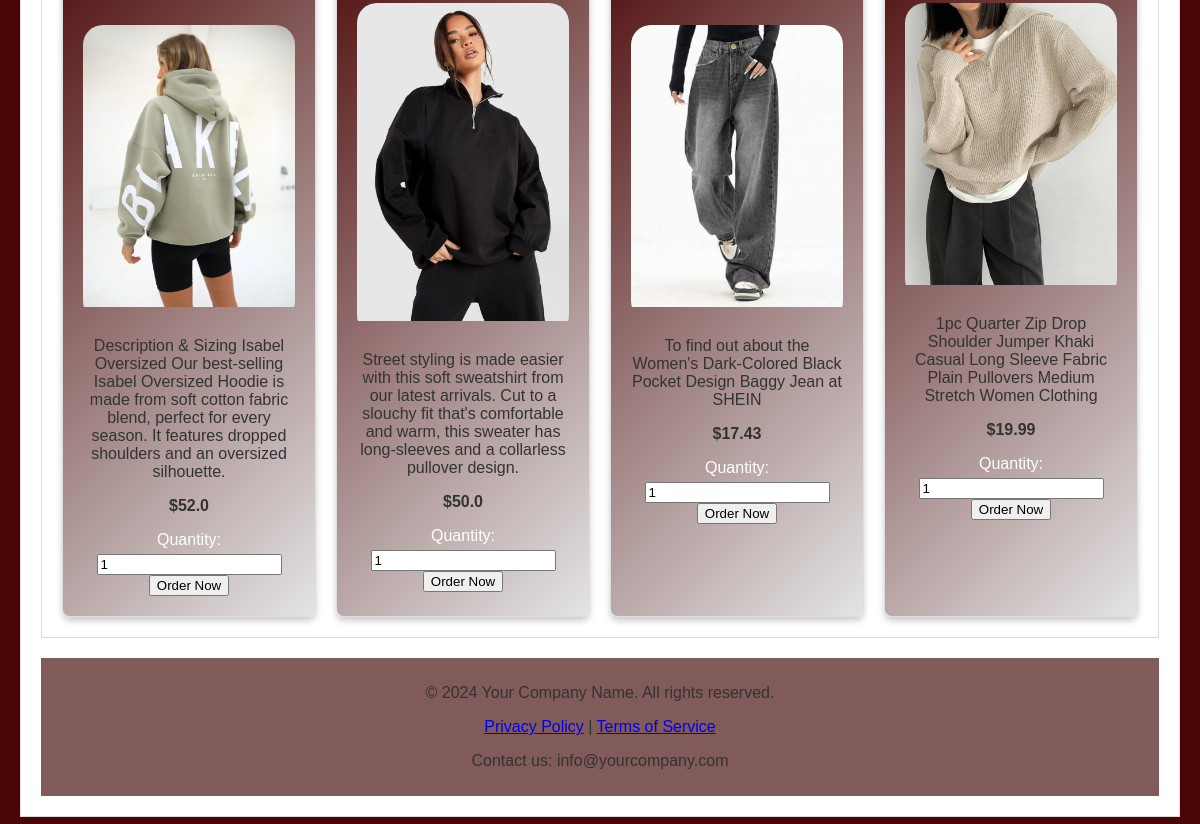
/products (lower part), run on an earlier commit of the app's database.
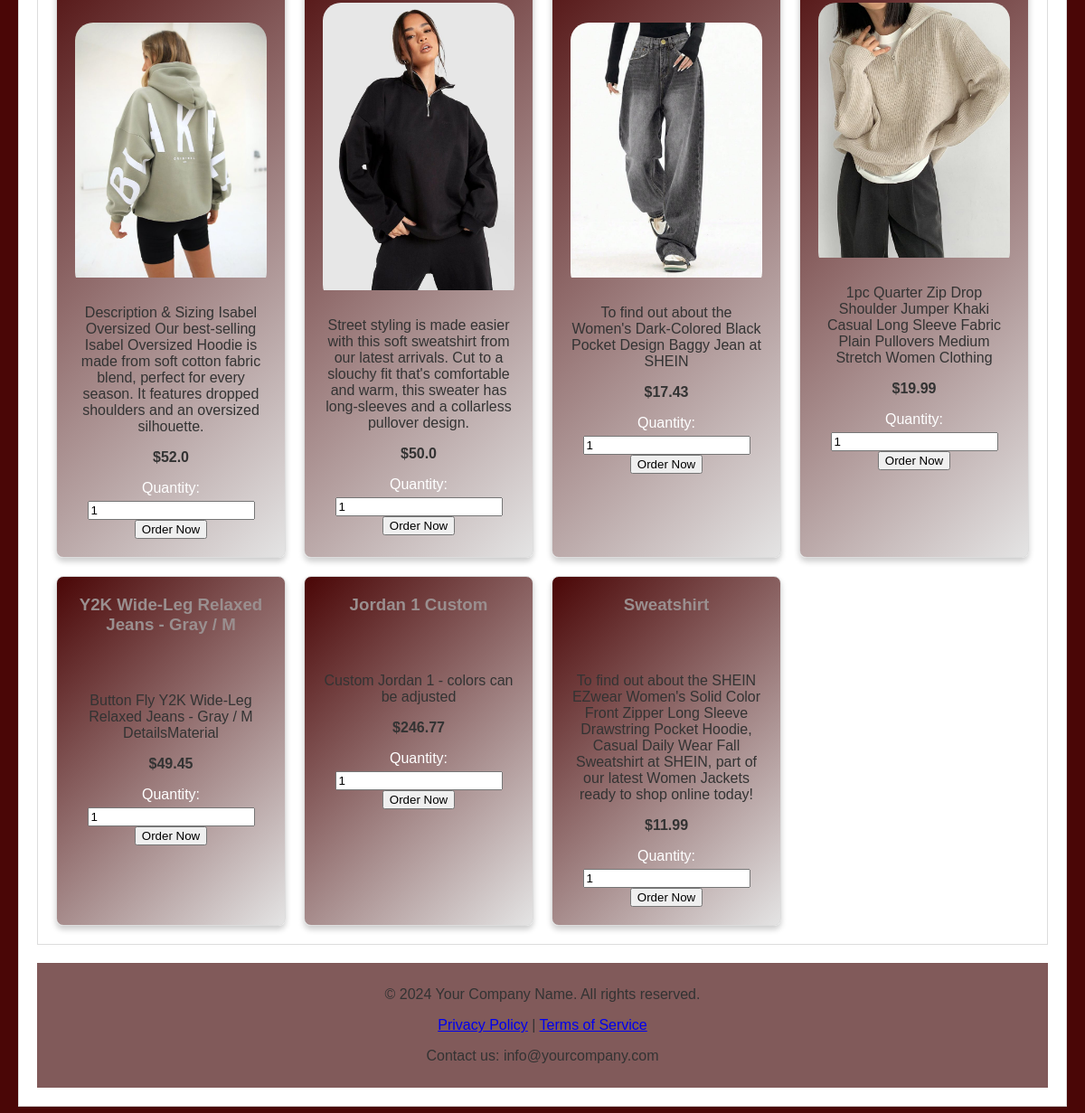
And on a later commit of the database.
### tables this page shows
CREATE TABLE products (id INTEGER PRIMARY KEY AUTOINCREMENT, name TEXT NOT NULL, description TEXT, price REAL NOT NULL, stock INTEGER DEFAULT 0, category_id INTEGER REFERENCES categories (id), image_path BLOB);

### app.py (the view)
@app.route('/products', methods=['GET'])
def get_products():
    conn = get_db()
    cursor = conn.cursor()
    cursor.execute("SELECT * FROM products")
    products = cursor.fetchall()
    conn.close()
    return render_template('user_dashboard.html', products=products)

### app.py (called while the page is built)
def get_db():
    conn = sqlite3.connect(db)
    conn.row_factory = sqlite3.Row  # برای دسترسی به داده‌ها به صورت دیکشنری
    return conn

### templates/user_dashboard.html (shortened to what this page needs)
<!DOCTYPE html>
<html lang="en">
<head>
    <link rel="stylesheet" href="{{ url_for('static', filename='styles.css') }}">
</head>
<body>
    <div class="main-content">
        <div class="card">
            <div class="card">
                <div class="product-container">
                    {% for product in products %}
                    <div class="product">
                        <h3>{{ product['name'] }}</h3>
                        <div class="product-gallery">
                            <img src="{{ url_for('static', filename=product['image_path']) }}"
                                alt="{{ product['username'] }}" style="width: 100%; height: auto;">
                        </div>
                        <p>{{ product['description'] }}</p>
                        <p><strong>${{ product['price'] }}</strong></p>
                        <form action="/order" method="POST">
                            <label for="quantity">Quantity:</label>
                            <input type="number" id="quantity" name="quantity" value="1" min="1" required>
                            <button type="submit">Order Now</button>
                        </form>
                    </div>
                    {% endfor %}
                </div>
            </div>
            <footer>
                <p>&copy; 2024 Your Company Name. All rights reserved.</p>
                <p><a href="#">Privacy Policy</a> | <a href="#">Terms of Service</a></p>
                <p>Contact us: info@yourcompany.com</p>
            </footer>
        </div>
</body>
</html>

### static/styles.css (style rules this page uses)
label { display: block; margin: 10px 0 5px; }
body { font-family: 'Poppins', sans-serif; background-color: #f5f5dc; }

### templates/user_dashboard.html (style rules this page uses)
body { font-family: 'Poppins', sans-serif; margin: 0; display: flex; background-color: #4a0606; margin-top: 80px; }
.main-content { flex-grow: 1; padding: 20px; }
.card { border: 1px solid #ddd; margin: 20px 0; padding: 20px; background-color: #fff; }
.card h3 { margin: 0; color: #9a8f8f; margin-bottom: 30px; text-align: center; }
.card p { color: #333; text-align: center; }
.card img { width: 100px; height: auto; margin-bottom: 10px; text-align: center; }
.product { border: 1px solid #ddd; padding: 20px; margin-bottom: 0px; text-align: center; transition: transform 0.3s ease; background: linear-gradient(135deg, #4a0606, #e4e4e4); padding: 20px; border-radius: 8px; box-shadow: 0 4px 6px rgba(0, 0, 0, 0.2); color: #ffffff; text-align: center; }
.product-gallery { overflow: hidden; max-width: 300px; margin: 1px auto; border-radius: 20px; transition: transform 0.3s ease; }
.product-container { display: grid; grid-template-columns: repeat(4, 1fr); gap: 20px; margin-top: 20px; }
footer { background-color: #815a5a; color: white; padding: 10px 0; text-align: center; position: relative; width: 100%; }

What changed in the data, as far as the page shows it:
added products: name "Y2K Wide-Leg Relaxed Jeans - Gray / M", description "Button Fly Y2K Wide-Leg Relaxed Jeans - Gray / M DetailsMaterial", price "49.45"
added products: name "Jordan 1 Custom", description "Custom Jordan 1 - colors can be adjusted", price "246.77"
added products: name "Sweatshirt", description "To find out about the SHEIN EZwear Women's Solid Color Front Zipper Long Sleeve Drawstring Pocket Hoodie, Casual Daily Wear Fall Sweatshirt at SHEIN, part of our latest Women Jackets ready to shop online today!", price "11.99"
